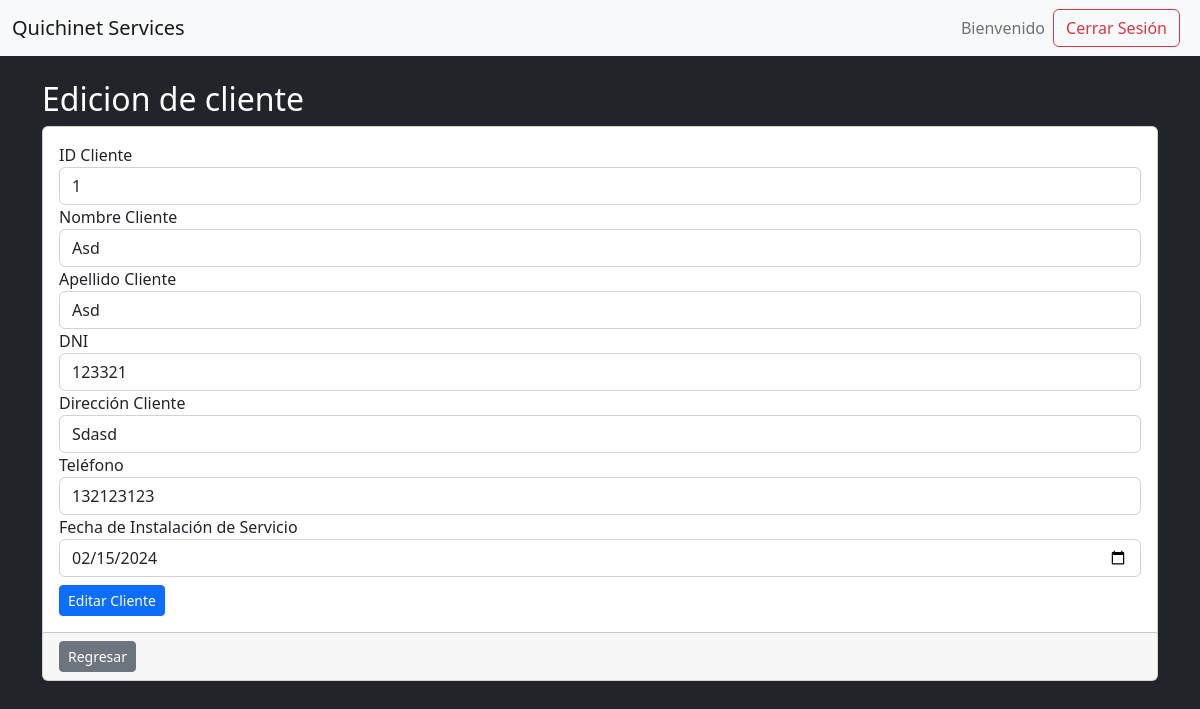
The page /edicionCliente/1 (signed in) on the database its author committed.
### gestionClientes/models.py (models this page shows)
class Cliente(models.Model):
    id_cliente = models.AutoField(primary_key=True)
    nombre_cliente = models.CharField(max_length=50, null=False)
    apellido_cliente = models.CharField(max_length=50, null=False)
    dni_cliente = models.CharField(max_length=50, null=False)
    direccion_cliente = models.CharField(max_length=50, null=False)
    telefono = models.CharField(max_length=50, null=False)
    fecha_conexion = models.DateField(null=False)

### gestionClientes/views.py (the view)
# urls.py: path("edicionCliente/<codigo>", views.edicionCliente, name="edicionCliente"),
@login_required
def edicionCliente(request, codigo):
    try:
        cliente = Cliente.objects.get(id_cliente=codigo)
    except Cliente.DoesNotExist:
        raise Http404("El cliente no existe")
    return render(request, "forms/edicionCliente.html", {"cliente": cliente})

### gestionClientes/Templates/forms/edicionCliente.html (shortened to what this page needs)
{% load static %}
<!DOCTYPE html>
<html lang="en">
<head>
    <link href="https://cdn.jsdelivr.net/npm/bootstrap@5.2.3/dist/css/bootstrap.min.css" rel="stylesheet"
>
    <link rel="stylesheet" type="text/css" href="{% static 'css/index_css.css' %}">
</head>
<body class="bg-dark">
    {% include 'includes/header.html' %}
    <div class="container">
        <h2 class="mt-4 text-white">Edicion de cliente</h2>
        <div class="mt-1">
            <div class="card">
                <div class="card-body">
                    <form action="/editarCliente/" method="post">{% csrf_token %}
                        <div class="form-group">
                            <label for="codigo">ID Cliente</label>
                            <input type="text" name="codigo" value="{{cliente.id_cliente}}" readonly
                                class="form-control">
                        </div>
                        <div class="form-group">
                            <label for="nombre">Nombre Cliente</label>
                            <input type="text" name="nombre" value="{{cliente.nombre_cliente}}"
                                class="form-control capitalize-first-letter" required>
                        </div>
                        <div class="form-group">
                            <label for="apellido">Apellido Cliente</label>
                            <input type="text" name="apellido" value="{{cliente.apellido_cliente}}"
                                class="form-control capitalize-first-letter" required>
                        </div>
                        <div class="form-group">
                            <label for="dni">DNI</label>
                            <input type="text" name="dni" maxlength="8" value="{{cliente.dni_cliente}}"
                                oninput="this.value = this.value.replace(/[^0-9]/g, '').slice(0, 8);"
                                title="Debe contener solo 8 dígitos numéricos" class="form-control" required>
                        </div>
                        <div class="form-group">
                            <label for="direccion">Dirección Cliente</label>
                            <input type="text" name="direccion" value="{{cliente.direccion_cliente}}"
                                class="form-control capitalize-first-letter" required>
                        </div>
                        <div class="form-group">
                            <label for="telefono">Teléfono</label>
                            <input type="text" name="telefono" maxlength="9" value="{{cliente.telefono}}"
                                oninput="this.value = this.value.replace(/[^0-9]/g, '').slice(0, 9);"
                                title="Debe contener solo 9 dígitos numéricos" class="form-control" required>
                        </div>
                        <div class="form-group">
                            <label for="fecha">Fecha de Instalación de Servicio</label>
                            <input type="date" name="fecha" value="{{ cliente.fecha_conexion|date:'Y-m-d' }}"
                                class="form-control" required>
                        </div>
                        <button type="submit" class="btn btn-primary mt-2 btn-sm">Editar Cliente</button>
                    </form>
                </div>
                <div class="card-footer">
                    <a href="#" onclick="window.history.go(-1); return false;"
                        class="btn btn-secondary btn-sm">Regresar</a>
                </div>
            </div>
        </div>
    </div>
</body>
</html>

### Quichinet/static/css/index_css.css (style rules this page uses)
.capitalize-first-letter { text-transform: capitalize; }

### rows shown on the page
Cliente: codigo "1", nombre "asd", apellido "asd", dni "123321", direccion "sdasd", telefono "132123123", fecha "02/15/2024"
